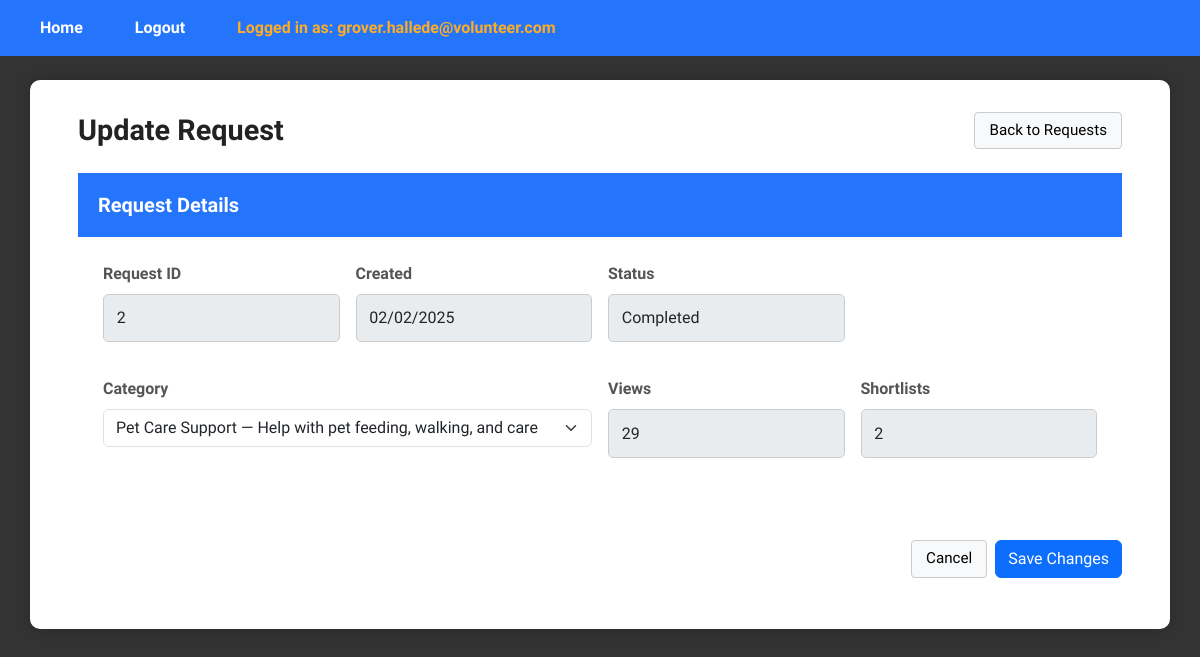
The app's page /UpdateRequestPage/2 (signed in), older data.
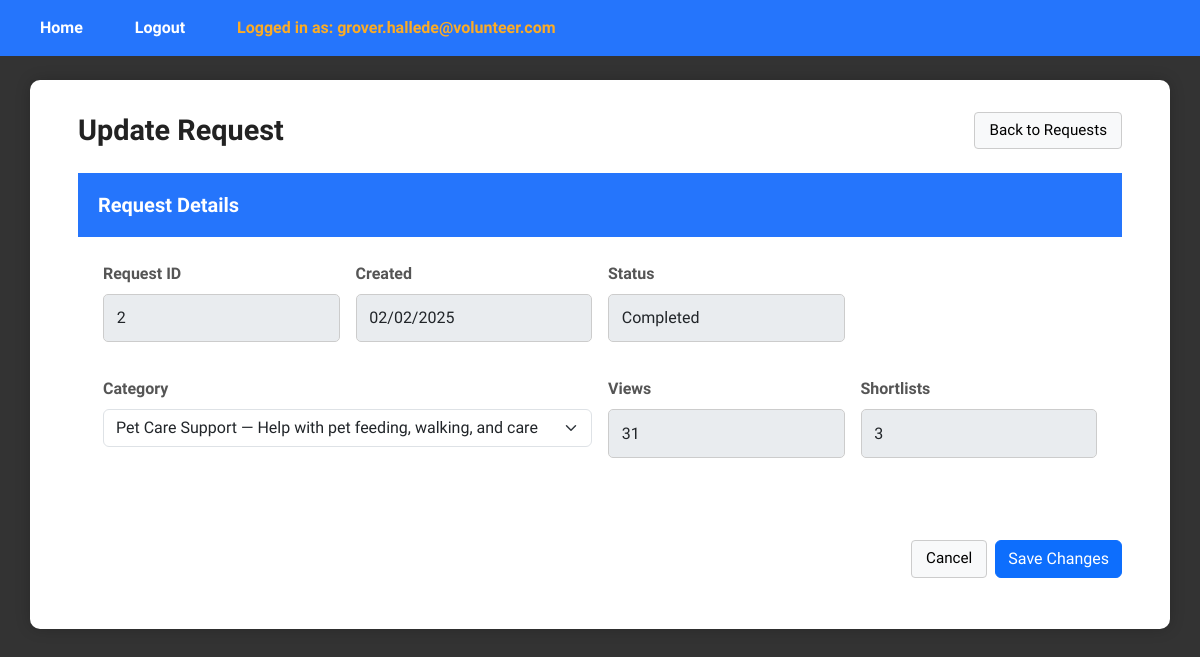
The same page, newer data.
### tables this page shows
CREATE TABLE request (
    request_id INTEGER PRIMARY KEY AUTOINCREMENT,
    pin_user_id INT,
    csrrep_user_id INT DEFAULT NULL,
    category_id INT,
    request_status BOOLEAN, --0 means uncompleted, 1 means completed
    request_date DATETIME,
    request_view_count INT,
    request_shortlist_count INT,
    FOREIGN KEY (pin_user_id) REFERENCES user(user_id),
    FOREIGN KEY (csrrep_user_id) REFERENCES user(user_id),
    FOREIGN KEY (category_id) REFERENCES category(category_id)
);

### app.py (the view, shortened to what this page needs)
@app.route("/UpdateRequestPage/<int:request_id>", methods=["GET", "POST"])
def updateRequestPage(request_id):
    if 'email' not in session:
        return redirect(url_for('login'))
    if session.get('role_id') != 3:
        return redirect(url_for('login'))
    update_controller = UpdateRequestController()
    if request.method == "GET":
        req_obj = update_controller.getRequestById(request_id)
        if not req_obj:
            flash("Request not found", "error")
            return redirect(url_for("viewRequestPage"))
        categories = ViewVolunteerCategoryController().viewVolunteerCategory()
        return render_template(
            "pin/UpdateRequestPage.html",
            request=req_obj,
            categories=categories
        )

### controllers/pin/UpdateRequestController.py (called while the page is built)
    def getRequestById(self, request_id):
        req = Request()
        return req.getRequestById(request_id)

### controllers/pm/ViewVolunteerCategoryController.py (called while the page is built)
    def viewVolunteerCategory(self):
        categories = Category()
        return categories.viewVolunteerCategory()

### database/database_management.py (called while the page is built)
def dbConnection():
    return sqlite3.connect("database/volunteer_system.db")

### entities/Category.py (called while the page is built)
    def viewVolunteerCategory(self):
        conn = database_management.dbConnection()
        conn.row_factory = sqlite3.Row
        cursor = conn.cursor()
        cursor.execute("SELECT * FROM category")
        rows = cursor.fetchall()
        conn.close()
        return [Category(**dict(row)) for row in rows] if rows else []

### entities/Request.py (called while the page is built)
    def getRequestById(self, request_id):
        conn = database_management.dbConnection()
        conn.row_factory = sqlite3.Row
        cur = conn.cursor()
        cur.execute("""
            SELECT r.*,
                c.category_name,
                c.category_desc
            FROM request r
            LEFT JOIN category c ON r.category_id = c.category_id
            WHERE r.request_id = ?
            LIMIT 1
        """, (request_id,))
        row = cur.fetchone()
        conn.close()
        return Request(**dict(row)) if row else None

### templates/pin/UpdateRequestPage.html (shortened to what this page needs)
{% extends "layout.html" %}
{% block content %}
<div class="dashboard-wrapper">
  <div class="dashboard-container">
    <div class="d-flex justify-content-between align-items-center mb-4">
      <h1 class="m-0">Update Request</h1>
      <a href="{{ url_for('viewRequestPage') }}" class="plain-btn">Back to Requests</a>
    </div>
    <form method="post" action="{{ url_for('updateRequestPage', request_id=request.request_id) }}">
      <div class="card-header">
        <h5 class="m-0">Request Details</h5>
      </div>
      <div class="card-body">
        <div class="row g-3">
          <div class="col-md-3">
            <label for="request_id" class="form-label">Request ID</label>
            <input id="request_id" name="request_id" type="text" class="form-control"
                   value="{{ request.request_id }}" disabled>
          </div>
          <div class="col-md-3">
            <label for="created_at" class="form-label">Created</label>
            <input id="created_at" type="text" class="form-control"
                   value="{{ request.request_date }}" disabled>
          </div>
          <div class="col-md-3">
            <label for="status" class="form-label">Status</label>
            <input id="status" type="text" class="form-control"
                   value="{% if request.request_status in (1, '1', True, 'true', 'True') %}Completed{% else %}Open{% endif %}"
                   disabled>
          </div>
          <div class="col-md-6">
            <label for="category_id" class="form-label">Category</label>
            <select id="category_id" name="category_id" class="form-select form-control" required>
              {% for c in categories %}
                <option value="{{ c.category_id }}" {{ 'selected' if c.category_id == request.category_id }}>
                  {{ c.category_name }}{% if c.category_desc %} — {{ c.category_desc }}{% endif %}
                </option>
              {% endfor %}
            </select>
          </div>
          <div class="col-md-3">
            <label for="views" class="form-label">Views</label>
            <input id="views" type="text" class="form-control"
                   value="{{ request.request_view_count }}" disabled>
          </div>
          <div class="col-md-3">
            <label for="shortlists" class="form-label">Shortlists</label>
            <input id="shortlists" type="text" class="form-control"
                   value="{{ request.request_shortlist_count }}" disabled>
          </div>
        </div>
      </div>
      <div class="card-footer d-flex justify-content-end gap-2">
        <a href="{{ url_for('viewRequestPage') }}" class="plain-btn">Cancel</a>
        <button type="submit" class="btn btn-primary">Save Changes</button>
      </div>
    </form>
  </div>
</div>
{% endblock %}

Row changes from the older to the newer data that the page shows:
changed request "Completed": request_view_count "29" → "31"; request_shortlist_count "2" → "3"
